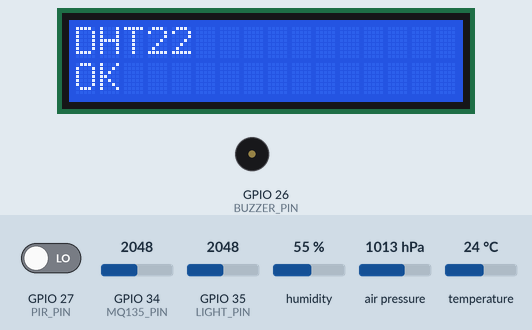
Bench run of a sketch on a simulated ESP32. On the bench: 16×2 character LCD, buzzer (waves = sounding). The test bench sets the inputs (shaded band); at power-on: GPIO 35 (LIGHT_PIN) = 2048, GPIO 34 (MQ135_PIN) = 2048, temperature 24 °C, air pressure 1013 hPa, GPIO 27 (PIR_PIN) LOW, humidity 55 %. WiFi joins after 1.5 s; servers stay silent unless stated; uploads are accepted with an empty reply; what the sketch prints to the serial monitor is not drawn.

Above: at 3.7 s.
At 14.9 s:
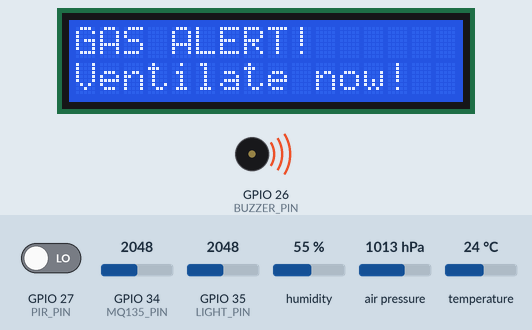
15.0 s: GPIO 35 (LIGHT_PIN) set to 1228
19.9 s: GPIO 34 (MQ135_PIN) set to 760
27.0 s: GPIO 34 (MQ135_PIN) set to 643
At 28.1 s:
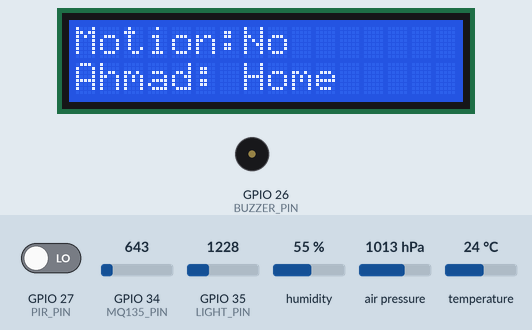
32.8 s: temperature set to 34.5 °C
39.9 s: temperature set to 35.7 °C
At 42.9 s:
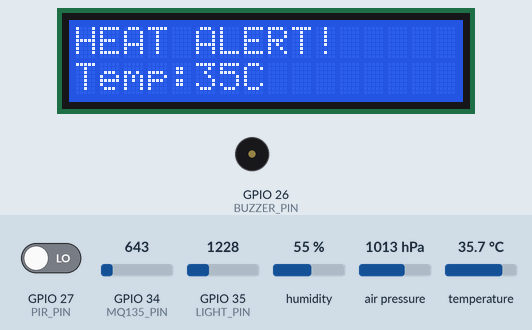
47.0 s: air pressure set to 952 hPa
At 51.51 s:
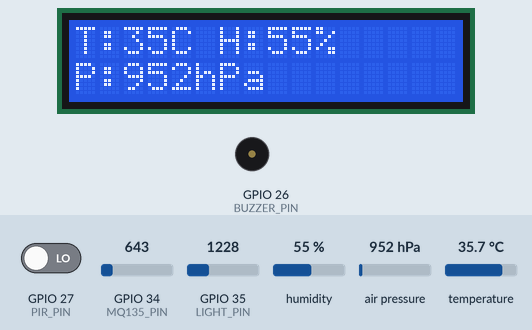
Timing chart, 0 to 53.0 s (numbered marks = the images above; inputs shaded):
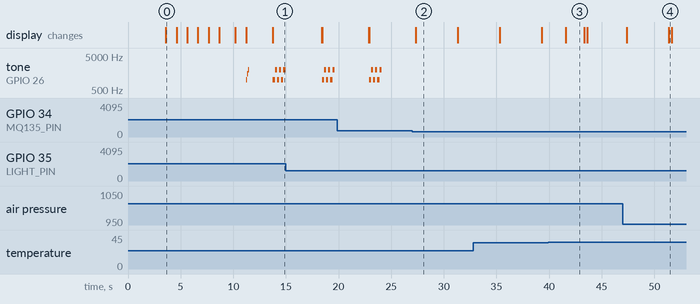

Measured:
- the behaviour switches between 701 and 700 on GPIO 34 (MQ135_PIN) (found by bisection; images 1 and 2)
- the behaviour switches between 35 and 35.1 °C on temperature (found by bisection; images 2 and 3)
- after the input at 27.0 s, tone on GPIO 26 (BUZZER_PIN): stops changing and stays silent
- after the input at 39.9 s, the display: changes after 1.7 s (image 3)
- what the display in image 0 shows lasts 1.0 s, from 3.6 s to 4.6 s
- what the display in image 2 shows lasts 4.0 s, from 27.3 s to 31.3 s
- what the display in image 3 shows lasts 1.7 s, from 41.6 s to 43.3 s

The sketch:

home_lab_room_2.ino
```cpp
#include <Wire.h>
#include <DHT.h>
#include <Adafruit_BMP280.h>
#include <LiquidCrystal_I2C.h>
#include <WiFi.h>
#include <WiFiClient.h>
#include <HTTPClient.h>
#include <WiFiClientSecure.h>
#include <WebServer.h>
#include <ArduinoJson.h>
#include "secrets_room2.h"

#define DHTPIN 4
#define DHTTYPE DHT22
#define MQ135_PIN 34
#define LIGHT_PIN 35
#define PIR_PIN 27
#define BUZZER_PIN 26

#ifndef WIFI_SSID
#error "Missing WIFI_SSID. Copy secrets_room2.example.h to secrets_room2.h and fill your values."
#endif

#ifndef WIFI_PASSWORD
#error "Missing WIFI_PASSWORD. Copy secrets_room2.example.h to secrets_room2.h and fill your values."
#endif

#ifndef SUPABASE_URL
#error "Missing SUPABASE_URL. Copy secrets_room2.example.h to secrets_room2.h and fill your values."
#endif

#ifndef SUPABASE_KEY
#error "Missing SUPABASE_KEY. Copy secrets_room2.example.h to secrets_room2.h and fill your values."
#endif

#ifndef PHONE_IP
#error "Missing PHONE_IP. Copy secrets_room2.example.h to secrets_room2.h and fill your values."
#endif

const char* ssid = WIFI_SSID;
const char* password = WIFI_PASSWORD;
const char* supabaseUrl = SUPABASE_URL;
const char* supabaseKey = SUPABASE_KEY;
const char* phoneIP = PHONE_IP;

DHT dht(DHTPIN, DHTTYPE);
Adafruit_BMP280 bmp;
LiquidCrystal_I2C lcd(0x27, 16, 2);
WebServer webServer(80);

bool bmpFound = false;
bool dhtFound = false;
bool isHome = false;
bool lastHomeState = false;
bool lcdOn = true;
bool lastMotionState = false;

float currentTemp = 0;
float currentHum = 0;
float currentPressure = 0;
int currentAir = 0;
int currentLight = 0;
bool currentMotion = false;

unsigned long lastPresenceScan = 0;
unsigned long lastSensorRead = 0;
unsigned long lastSupabaseLog = 0;
unsigned long lastMotionDetected = 0;
unsigned long lastSlideChange = 0;

const unsigned long PRESENCE_INTERVAL = 300000; // 5 minutes
const unsigned long SENSOR_INTERVAL = 2000;
const unsigned long SUPABASE_INTERVAL = 10000;
const unsigned long LCD_TIMEOUT = 60000; // 1 minute
const unsigned long SLIDE_INTERVAL = 4000;

int currentSlide = 0;

String getLightLabel(int value) {
  if (value > 3000) return "Bright";
  else if (value > 1500) return "Medium";
  else if (value > 500) return "Dim";
  else return "Dark";
}

String getAirLabel(int value) {
  if (value < 300) return "Good";
  else if (value < 500) return "Moderate";
  else if (value < 700) return "Poor";
  else return "Hazardous";
}

void showLCD(String line1, String line2) {
  if (!lcdOn) return;
  lcd.clear();
  lcd.setCursor(0, 0);
  lcd.print(line1);
  lcd.setCursor(0, 1);
  lcd.print(line2);
}

void lcdTurnOn() {
  if (!lcdOn) {
    lcdOn = true;
    lcd.backlight();
    Serial.println("[LCD] ON");
  }
}

void lcdTurnOff() {
  if (lcdOn) {
    lcdOn = false;
    lcd.noBacklight();
    lcd.clear();
    Serial.println("[LCD] OFF — no motion for 1 min");
  }
}

void playWelcome() {
  tone(BUZZER_PIN, 1000); delay(100);
  tone(BUZZER_PIN, 1500); delay(100);
  tone(BUZZER_PIN, 2000); delay(150);
  noTone(BUZZER_PIN);
}

void playGoodbye() {
  tone(BUZZER_PIN, 2000); delay(100);
  tone(BUZZER_PIN, 1500); delay(100);
  tone(BUZZER_PIN, 1000); delay(150);
  noTone(BUZZER_PIN);
}

void playAlert() {
  for (int i = 0; i < 3; i++) {
    tone(BUZZER_PIN, 1000); delay(200);
    tone(BUZZER_PIN, 2000); delay(200);
  }
  noTone(BUZZER_PIN);
}

void postToSupabase(String table, String body) {
  WiFiClientSecure client;
  client.setInsecure();
  HTTPClient http;
  String url = String(supabaseUrl) + "/rest/v1/" + table;
  http.begin(client, url);
  http.addHeader("Content-Type", "application/json");
  http.addHeader("apikey", supabaseKey);
  http.addHeader("Authorization", String("Bearer ") + supabaseKey);
  http.addHeader("Prefer", "return=minimal");
  int code = http.POST(body);
  Serial.println("[Supabase] " + table + " → " + String(code));
  http.end();
}

void logSensorData() {
  DynamicJsonDocument doc(512);
  doc["temperature"] = currentTemp;
  doc["humidity"] = currentHum;
  doc["pressure"] = currentPressure;
  doc["air_quality"] = currentAir;
  doc["air_label"] = getAirLabel(currentAir);
  doc["light_value"] = currentLight;
  doc["light_label"] = getLightLabel(currentLight);
  doc["motion"] = currentMotion;
  doc["is_home"] = isHome;
  doc["gas_alert"] = (currentAir > 700);
  doc["heat_alert"] = (currentTemp > 35);
  String body;
  serializeJson(doc, body);
  postToSupabase("esp32_monitor", body);
}

void logPresenceEvent(String person, String eventType) {
  DynamicJsonDocument doc(256);
  doc["event_type"] = eventType;
  doc["person"] = person;
  String body;
  serializeJson(doc, body);
  postToSupabase("presence_events", body);
}

bool checkPhonePresence() {
  Serial.println("[Presence] Checking...");
  WiFiClient client;
  client.setTimeout(1000);
  IPAddress phoneAddr;
  phoneAddr.fromString(phoneIP);
  if (client.connect(phoneAddr, 62078)) { client.stop(); Serial.println("[Presence] Home"); return true; }
  if (client.connect(phoneAddr, 443))   { client.stop(); Serial.println("[Presence] Home"); return true; }
  if (client.connect(phoneAddr, 80))    { client.stop(); Serial.println("[Presence] Home"); return true; }
  Serial.println("[Presence] Away");
  return false;
}

void readSensors() {
  float t = dht.readTemperature();
  float h = dht.readHumidity();
  if (!isnan(t)) currentTemp = t;
  if (!isnan(h)) currentHum = h;
  currentPressure = bmpFound ? bmp.readPressure() / 100.0 : 0;
  currentAir = analogRead(MQ135_PIN);
  currentLight = analogRead(LIGHT_PIN);
  currentMotion = (digitalRead(PIR_PIN) == HIGH);
}

void updateLCDSlide() {
  if (!lcdOn) return;
  if (millis() - lastSlideChange < SLIDE_INTERVAL) return;
  lastSlideChange = millis();

  switch (currentSlide) {
    case 0:
      lcd.clear();
      lcd.setCursor(0, 0);
      lcd.print("T:" + String((int)currentTemp) + "C H:" + String((int)currentHum) + "%");
      lcd.setCursor(0, 1);
      lcd.print("P:" + String((int)currentPressure) + "hPa");
      break;
    case 1:
      lcd.clear();
      lcd.setCursor(0, 0);
      lcd.print("Air:" + getAirLabel(currentAir));
      lcd.setCursor(0, 1);
      lcd.print("Light:" + getLightLabel(currentLight));
      break;
    case 2:
      lcd.clear();
      lcd.setCursor(0, 0);
      lcd.print("Motion:" + String(currentMotion ? "Yes" : "No"));
      lcd.setCursor(0, 1);
      lcd.print(isHome ? "Ahmad: Home" : "Ahmad: Away");
      break;
    case 3:
      lcd.clear();
      lcd.setCursor(0, 0);
      lcd.print("WiFi:" + String(WiFi.RSSI()) + "dBm");
      lcd.setCursor(0, 1);
      lcd.print("IP:" + WiFi.localIP().toString());
      break;
  }
  currentSlide = (currentSlide + 1) % 4;
}

void handleRoot() {
  String airColor, lightColor;
  String airLabel = getAirLabel(currentAir);
  String lightLabel = getLightLabel(currentLight);

  if (currentAir < 300) airColor = "#1dde8f";
  else if (currentAir < 500) airColor = "#ffd60a";
  else if (currentAir < 700) airColor = "#ff9f1c";
  else airColor = "#ff3b30";

  if (currentLight > 3000) lightColor = "#fbbf24";
  else if (currentLight > 1500) lightColor = "#fb923c";
  else if (currentLight > 500) lightColor = "#a78bfa";
  else lightColor = "#4a6070";

  String html = R"rawhtml(
<!DOCTYPE html>
<html lang="en">
<head>
<meta charset="UTF-8">
<meta name="viewport" content="width=device-width,initial-scale=1">
<meta http-equiv="refresh" content="5">
<title>Room 2 Monitor</title>
<style>
  @import url('https://fonts.googleapis.com/css2?family=Space+Mono:wght@400;700&family=Syne:wght@400;700;800&display=swap');
  *{margin:0;padding:0;box-sizing:border-box}
  body{background:#080c0f;color:#e0e8f0;font-family:'Syne',sans-serif;min-height:100vh;padding:24px 16px;}
  .grid{display:grid;grid-template-columns:1fr 1fr;gap:12px;max-width:480px;margin:0 auto;}
  .header{max-width:480px;margin:0 auto 20px;display:flex;justify-content:space-between;align-items:flex-end;}
  .header h1{font-size:22px;font-weight:800;letter-spacing:-0.5px;color:#e0e8f0;}
  .header .dot{width:8px;height:8px;border-radius:50%;background:#1dde8f;animation:pulse 2s infinite;}
  .header .tag{font-size:11px;font-weight:700;letter-spacing:1px;color:#4a6070;background:#0d1318;border:1px solid #1a2530;border-radius:6px;padding:4px 8px;}
  @keyframes pulse{0%,100%{opacity:1}50%{opacity:0.4}}
  .card{background:#0d1318;border:1px solid #1a2530;border-radius:16px;padding:20px;position:relative;overflow:hidden;}
  .card::before{content:'';position:absolute;top:0;left:0;right:0;height:2px;}
  .card.temp::before{background:linear-gradient(90deg,#ff6b35,#ff9f1c);}
  .card.hum::before{background:linear-gradient(90deg,#00b4d8,#90e0ef);}
  .card.pressure::before{background:linear-gradient(90deg,#06d6a0,#1dde8f);}
  .card.air::before{background:linear-gradient(90deg,#8338ec,#3a86ff);}
  .card.light::before{background:linear-gradient(90deg,#fbbf24,#fb923c);}
  .card.motion::before{background:linear-gradient(90deg,#1dde8f,#06d6a0);}
  .card.presence::before{background:linear-gradient(90deg,#38bdf8,#818cf8);}
  .card-label{font-size:11px;font-weight:700;letter-spacing:2px;text-transform:uppercase;color:#4a6070;margin-bottom:12px;}
  .card-value{font-family:'Space Mono',monospace;font-size:42px;font-weight:700;line-height:1;}
  .card-unit{font-size:16px;font-weight:400;color:#4a6070;margin-left:2px;}
  .card.temp .card-value{color:#ff9f1c;}
  .card.hum .card-value{color:#00b4d8;}
  .card.pressure .card-value{color:#1dde8f;font-size:32px;}
  .card.air .card-value{color:#8338ec;}
  .card.light .card-value{color:#fbbf24;font-size:28px;}
  .card.motion .card-value{font-size:28px;color:#1dde8f;}
  .card.presence .card-value{font-size:24px;}
  .sub-label{font-size:13px;font-weight:700;margin-top:8px;letter-spacing:1px;}
  .card.alert-card{border-color:#ff3b30;background:#1a0a0a;grid-column:1/-1;}
  .card.alert-card::before{background:linear-gradient(90deg,#ff3b30,#ff6b35);height:3px;}
  .alert-text{font-family:'Space Mono',monospace;font-size:28px;font-weight:700;color:#ff3b30;letter-spacing:2px;}
  .alert-sub{font-size:12px;color:#ff6b35;margin-top:6px;letter-spacing:1px;}
  .full-width{grid-column:1/-1;}
</style>
</head>
<body>
<div class="header">
  <h1>Room 2 Monitor</h1>
  <div style="display:flex;align-items:center;gap:10px;">
    <span class="tag">ESP32</span>
    <div class="dot"></div>
  </div>
</div>
<div class="grid">
)rawhtml";

  // Gas alert
  if (currentAir > 700) {
    html += R"(<div class="card alert-card"><div class="card-label">Warning</div><div class="alert-text">GAS DETECTED</div><div class="alert-sub">Ventilate immediately</div></div>)";
  }
  // Heat alert
  if (currentTemp > 35) {
    html += R"(<div class="card alert-card"><div class="card-label">Warning</div><div class="alert-text">HIGH TEMP</div><div class="alert-sub">)" + String((int)currentTemp) + R"(°C — cool down room</div></div>)";
  }

  html += R"(<div class="card temp"><div class="card-label">Temperature</div><div class="card-value">)" + String((int)currentTemp) + R"(<span class="card-unit">°C</span></div></div>)";
  html += R"(<div class="card hum"><div class="card-label">Humidity</div><div class="card-value">)" + String((int)currentHum) + R"(<span class="card-unit">%</span></div></div>)";
  html += R"(<div class="card pressure"><div class="card-label">Pressure</div><div class="card-value">)" + String((int)currentPressure) + R"(<span class="card-unit">hPa</span></div></div>)";
  html += R"(<div class="card air"><div class="card-label">Air Quality</div><div class="card-value">)" + String(currentAir) + R"(<span class="card-unit">raw</span></div><div class="sub-label" style="color:)" + airColor + R"(;">)" + airLabel + R"(</div></div>)";
  html += R"(<div class="card light"><div class="card-label">Light</div><div class="card-value">)" + lightLabel + R"(</div><div class="sub-label" style="color:)" + lightColor + R"(;">)" + String(currentLight) + R"( raw</div></div>)";

  html += currentMotion ?
    R"(<div class="card motion"><div class="card-label">Motion</div><div class="card-value">Active</div></div>)" :
    R"(<div class="card motion"><div class="card-label">Motion</div><div class="card-value" style="color:#1a2a38;">None</div></div>)";

  html += isHome ?
    R"(<div class="card presence full-width"><div class="card-label">Presence</div><div class="card-value" style="color:#1dde8f;">Ahmad is Home</div></div>)" :
    R"(<div class="card presence full-width"><div class="card-label">Presence</div><div class="card-value" style="color:#4a6070;">Ahmad is Away</div></div>)";

  html += R"rawhtml(
</div>
</body></html>
)rawhtml";

  webServer.send(200, "text/html", html);
}

void setup() {
  Serial.begin(115200);
  Wire.begin(21, 22);
  pinMode(PIR_PIN, INPUT);
  pinMode(BUZZER_PIN, OUTPUT);

  lcd.init();
  lcd.backlight();
  showLCD("Room Monitor", "Starting...");
  delay(1500);

  dht.begin();
  delay(2000);
  float testTemp = dht.readTemperature();
  dhtFound = !isnan(testTemp);
  if (dhtFound) { showLCD("DHT22", "OK"); }
  else { showLCD("ERROR:", "DHT22 missing"); tone(BUZZER_PIN, 500); delay(500); noTone(BUZZER_PIN); }
  delay(1000);

  if (bmp.begin(0x76)) {
    bmp.setSampling(Adafruit_BMP280::MODE_NORMAL,
                    Adafruit_BMP280::SAMPLING_X2,
                    Adafruit_BMP280::SAMPLING_X16,
                    Adafruit_BMP280::FILTER_X16,
                    Adafruit_BMP280::STANDBY_MS_500);
    bmpFound = true;
    showLCD("BMP280", "OK");
  } else {
    showLCD("ERROR:", "BMP280 missing");
    tone(BUZZER_PIN, 500); delay(500); noTone(BUZZER_PIN);
  }
  delay(1000);

  showLCD("MQ135", analogRead(MQ135_PIN) > 0 ? "OK" : "ERROR");
  delay(1000);
  showLCD("Light", analogRead(LIGHT_PIN) > 0 ? "OK" : "ERROR");
  delay(1000);
  showLCD("PIR", "OK");
  delay(1000);

  showLCD("WiFi", "Connecting...");
  WiFi.begin(ssid, password);
  int tries = 0;
  while (WiFi.status() != WL_CONNECTED && tries < 20) {
    delay(500); tries++;
  }
  if (WiFi.status() == WL_CONNECTED) {
    Serial.println("[WiFi] IP: " + WiFi.localIP().toString());
    showLCD("WiFi OK", WiFi.localIP().toString());
  } else {
    showLCD("WiFi", "FAILED!");
  }
  delay(1000);

  showLCD("System Ready!", "All sensors up");
  tone(BUZZER_PIN, 1000); delay(100);
  tone(BUZZER_PIN, 1500); delay(100);
  tone(BUZZER_PIN, 2000); delay(100);
  noTone(BUZZER_PIN);
  delay(2000);

  webServer.on("/", handleRoot);
  webServer.begin();
  Serial.println("[Server] Started!");

  isHome = checkPhonePresence();
  lastHomeState = isHome;
  lastPresenceScan = millis();
  lastMotionDetected = millis();
}

void loop() {
  unsigned long now = millis();
  webServer.handleClient();

  // Read sensors every 2 seconds
  if (now - lastSensorRead > SENSOR_INTERVAL) {
    lastSensorRead = now;
    readSensors();
    Serial.println("===================");
    Serial.println("[DHT22] T:" + String(currentTemp) + "C H:" + String(currentHum) + "%");
    Serial.println("[BMP280] P:" + String(currentPressure) + "hPa");
    Serial.println("[MQ135] " + String(currentAir) + " (" + getAirLabel(currentAir) + ")");
    Serial.println("[Light] " + String(currentLight) + " (" + getLightLabel(currentLight) + ")");
    Serial.println("[PIR] " + String(currentMotion ? "DETECTED" : "none"));
    Serial.println("[Home] " + String(isHome ? "Ahmad HOME" : "Ahmad AWAY"));
  }

  // Motion handling
  if (currentMotion) {
    lastMotionDetected = now;
    if (!lcdOn) lcdTurnOn();
    if (!lastMotionState) {
      lastMotionState = true;
      Serial.println("[Motion] Started");
      logSensorData();
    }
  } else {
    if (lastMotionState) {
      lastMotionState = false;
      Serial.println("[Motion] Stopped");
    }
    if (lcdOn && (now - lastMotionDetected > LCD_TIMEOUT)) {
      lcdTurnOff();
    }
  }

  // Gas alert
  if (currentAir > 700) {
    Serial.println("[ALERT] GAS HAZARDOUS!");
    lcdTurnOn();
    showLCD("GAS ALERT!", "Ventilate now!");
    playAlert();
    logSensorData();
    delay(3000);
  }

  // Heat alert
  if (currentTemp > 35) {
    Serial.println("[ALERT] HEAT! Temp: " + String(currentTemp));
    lcdTurnOn();
    showLCD("HEAT ALERT!", "Temp:" + String((int)currentTemp) + "C");
  }

  // Presence check every 5 minutes
  if (now - lastPresenceScan > PRESENCE_INTERVAL) {
    lastPresenceScan = now;
    isHome = checkPhonePresence();

    if (isHome && !lastHomeState) {
      Serial.println("[Presence] Ahmad arrived!");
      lcdTurnOn();
      showLCD("Welcome Home!", "Ahmad");
      playWelcome();
      logPresenceEvent("Ahmad", "arrived");
      logSensorData();
      delay(2000);
    } else if (!isHome && lastHomeState) {
      Serial.println("[Presence] Ahmad left!");
      lcdTurnOn();
      showLCD("Goodbye!", "Ahmad left");
      playGoodbye();
      logPresenceEvent("Ahmad", "left");
      logSensorData();
      delay(2000);
    }
    lastHomeState = isHome;
  }

  // Log to Supabase every 10 seconds
  if (now - lastSupabaseLog > SUPABASE_INTERVAL) {
    lastSupabaseLog = now;
    logSensorData();
  }

  updateLCDSlide();
}
```
